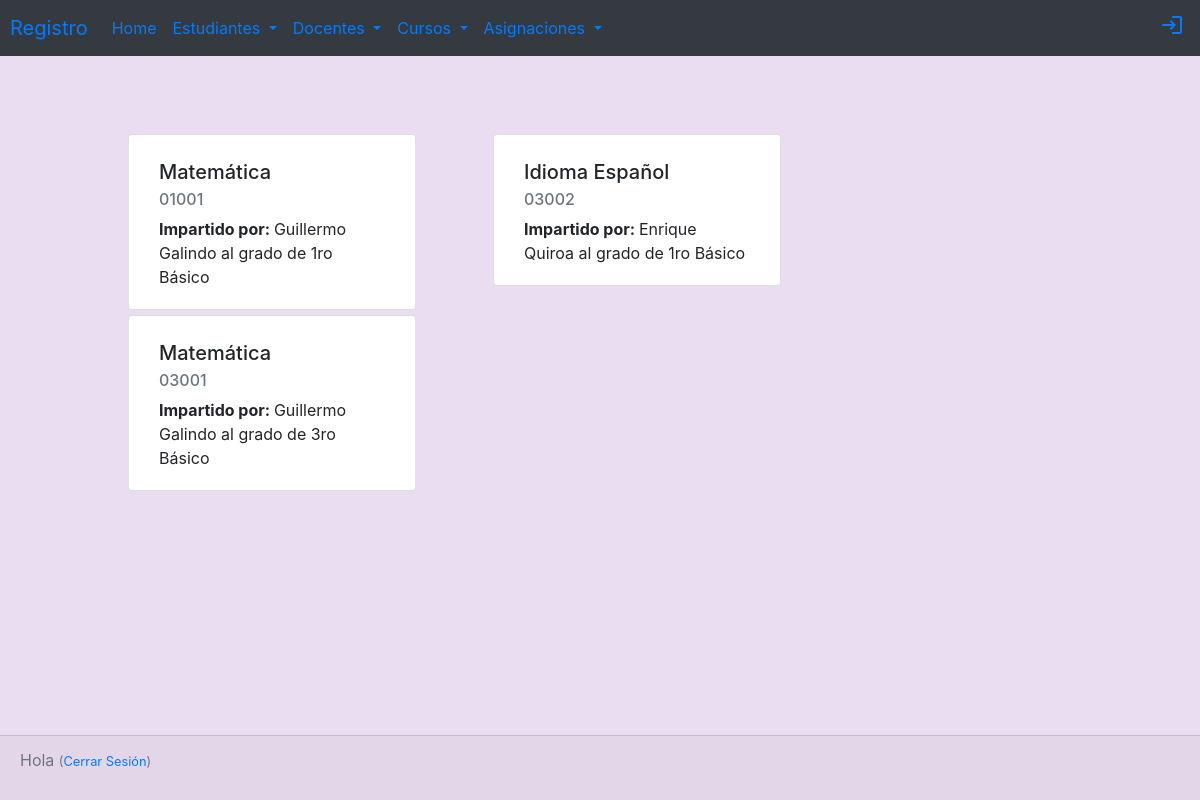
The app's page /cursos/, older data.
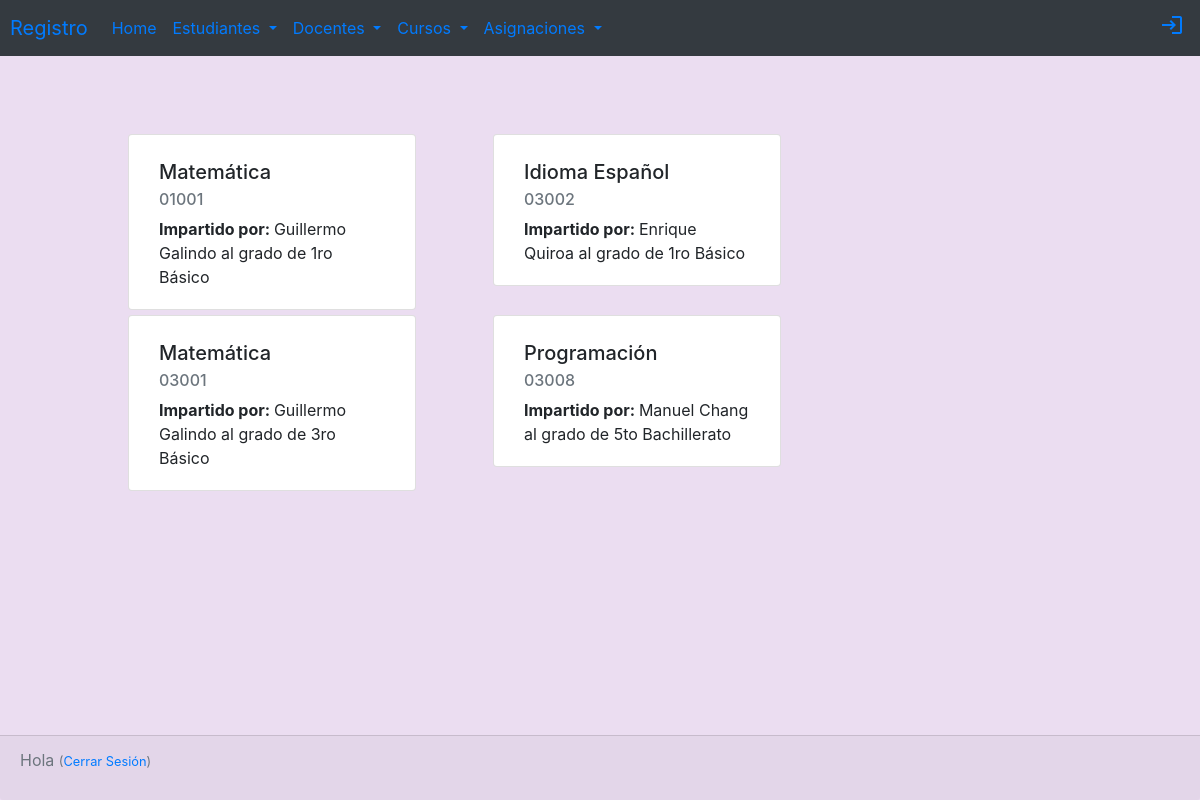
The same page, newer data.
### registro/models.py (models this page shows, shortened)
class Curso(models.Model):
    codigo= models.CharField(max_length=25)
    nombre=models.CharField(max_length=50)
    docente = models.ForeignKey(Docente, related_name='Docente', on_delete=models.CASCADE)
    grado = models.ForeignKey(Grado, related_name='Grado',on_delete=models.CASCADE)

class Docente(models.Model):
    nombres= models.CharField(max_length=100)
    apellidos= models.CharField(max_length=100)
    noCarnet= models.CharField(max_length=10)

class Grado(models.Model):
    nombre= models.CharField(max_length=50)
    def __str__(self):
        return self.nombre

### registro/views.py (the view)
# urls.py: path('cursos/', views.cursos, name='cursos'),
def cursos(request):
    cursos = Curso.objects.all().order_by('grado')
    return render(request, 'registro/cursos.html',{'cursos': cursos})

### registro/templates/registro/cursos.html (shortened to what this page needs)
{% extends 'registro/base.html' %}
{% block content %}
  <div class="container tabla">
    <div class="row">
    {% for curso in cursos %}
      <div class="col tarjeta">
        <div class="card tarjeta" style="width: 18rem;">
          <div class="card-body">
            <h5 class="card-title">{{curso.nombre}}</h5>
            <h6 class="card-subtitle mb-2 text-muted">{{curso.codigo}}</h6>
            <p class="card-text"><b>Impartido por: </b> {{ curso.docente.nombres}} {{curso.docente.apellidos}}
            al grado de {{curso.grado}} </p>
          </div>
        </div>
      </div>
    {% endfor %}
    </div>
  </div>
{%endblock %}

Row changes from the older to the newer data that the page shows:
added Curso: nombre "Programación", codigo "03008", docente.nombres "Manuel", docente.apellidos "Chang", grado "5to Bachillerato"
